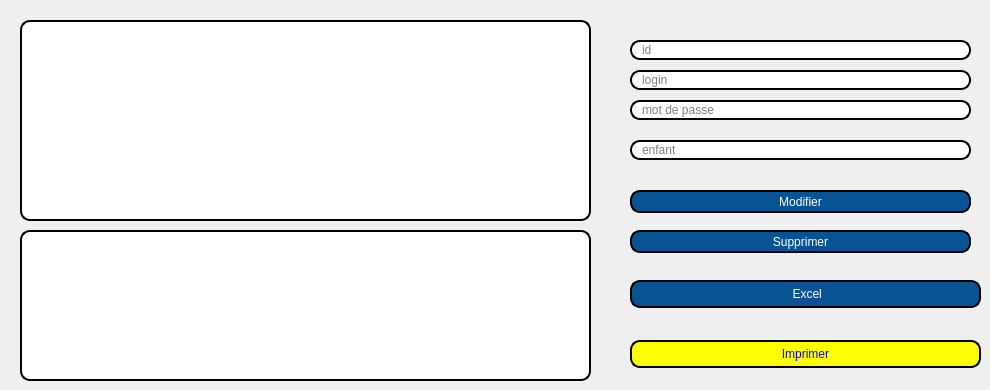
     <widget class="QWidget" name="Afficher_C_3">
      <attribute name="title">
       <string>Afficher</string>
      </attribute>
      <widget class="QTableView" name="afficher_compte">
       <property name="geometry">
        <rect>
         <x>20</x>
         <y>20</y>
         <width>571</width>
         <height>201</height>
        </rect>
       </property>
       <property name="styleSheet">
        <string notr="true">border: 2px solid black;
border-radius: 10px;
padding: 0 8px;
background: white;
selection-background-color: gray;</string>
       </property>
      </widget>
      <widget class="QPushButton" name="modifier_compte">
       <property name="geometry">
        <rect>
         <x>630</x>
         <y>190</y>
         <width>341</width>
         <height>23</height>
        </rect>
       </property>
       <property name="styleSheet">
        <string notr="true">border: 2px solid black;
border-radius: 10px;
padding: 0 8px;
color: rgb(255, 255, 255);
background:#085394	;
font: bold, &quot;Comic Sans MS&quot;;
</string>
       </property>
       <property name="text">
        <string>Modifier</string>
       </property>
      </widget>
      <widget class="QPushButton" name="supprimer_compte">
       <property name="geometry">
        <rect>
         <x>630</x>
         <y>230</y>
         <width>341</width>
         <height>23</height>
        </rect>
       </property>
       <property name="styleSheet">
        <string notr="true">border: 2px solid black;
border-radius: 10px;
padding: 0 8px;
color: rgb(255, 255, 255);
background:#085394	;
font: bold, &quot;Comic Sans MS&quot;;
</string>
       </property>
       <property name="text">
        <string>Supprimer</string>
       </property>
      </widget>
      <widget class="QLineEdit" name="lineedit_enfant_2">
       <property name="geometry">
        <rect>
         <x>630</x>
         <y>140</y>
         <width>341</width>
         <height>20</height>
        </rect>
       </property>
       <property name="styleSheet">
        <string notr="true">border: 2px solid black;
border-radius: 10px;
padding: 0 8px;
background: white;
selection-background-color: gray;</string>
       </property>
       <property name="readOnly">
        <bool>true</bool>
       </property>
       <property name="placeholderText">
        <string>enfant</string>
       </property>
      </widget>
      <widget class="QLineEdit" name="lineedit_mdp_2">
       <property name="geometry">
        <rect>
         <x>630</x>
         <y>100</y>
         <width>341</width>
         <height>20</height>
        </rect>
       </property>
       <property name="styleSheet">
        <string notr="true">border: 2px solid black;
border-radius: 10px;
padding: 0 8px;
background: white;
selection-background-color: gray;</string>
       </property>
       <property name="placeholderText">
        <string>mot de passe</string>
       </property>
      </widget>
      <widget class="QLineEdit" name="lineedit_login_2">
       <property name="geometry">
        <rect>
         <x>630</x>
         <y>70</y>
         <width>341</width>
         <height>20</height>
        </rect>
       </property>
       <property name="styleSheet">
        <string notr="true">border: 2px solid black;
border-radius: 10px;
padding: 0 8px;
background: white;
selection-background-color: gray;</string>
       </property>
       <property name="placeholderText">
        <string>login</string>
       </property>
      </widget>
      <widget class="QLineEdit" name="lineedit_idc_2">
       <property name="geometry">
        <rect>
         <x>630</x>
         <y>40</y>
         <width>341</width>
         <height>20</height>
        </rect>
       </property>
       <property name="styleSheet">
        <string notr="true">border: 2px solid black;
border-radius: 10px;
padding: 0 8px;
background: white;
selection-background-color: gray;</string>
       </property>
       <property name="readOnly">
        <bool>true</bool>
       </property>
       <property name="placeholderText">
        <string>id</string>
       </property>
      </widget>
      <widget class="QPushButton" name="imprimer">
       <property name="geometry">
        <rect>
         <x>630</x>
         <y>280</y>
         <width>351</width>
         <height>28</height>
        </rect>
       </property>
       <property name="styleSheet">
        <string notr="true">border: 2px solid black;
border-radius: 10px;
padding: 0 8px;
color: rgb(255, 255, 255);
background:#085394	;
font: bold, &quot;Comic Sans MS&quot;;
</string>
       </property>
       <property name="text">
        <string> Excel</string>
       </property>
      </widget>
      <widget class="QPushButton" name="impdos_2">
       <property name="geometry">
        <rect>
         <x>630</x>
         <y>340</y>
         <width>351</width>
         <height>28</height>
        </rect>
       </property>
       <property name="styleSheet">
        <string notr="true">border: 2px solid black;
border-radius: 10px;
padding: 0 8px;
color: blue;
background:yellow	;
font: bold, &quot;Comic Sans MS&quot;;
</string>
       </property>
       <property name="text">
        <string>Imprimer</string>
       </property>
      </widget>
      <widget class="QTextEdit" name="imp">
       <property name="geometry">
        <rect>
         <x>20</x>
         <y>230</y>
         <width>571</width>
         <height>151</height>
        </rect>
       </property>
       <property name="styleSheet">
        <string notr="true">border: 2px solid black;
border-radius: 10px;
padding: 0 8px;
background: white;
selection-background-color: gray;</string>
       </property>
      </widget>
     </widget>
